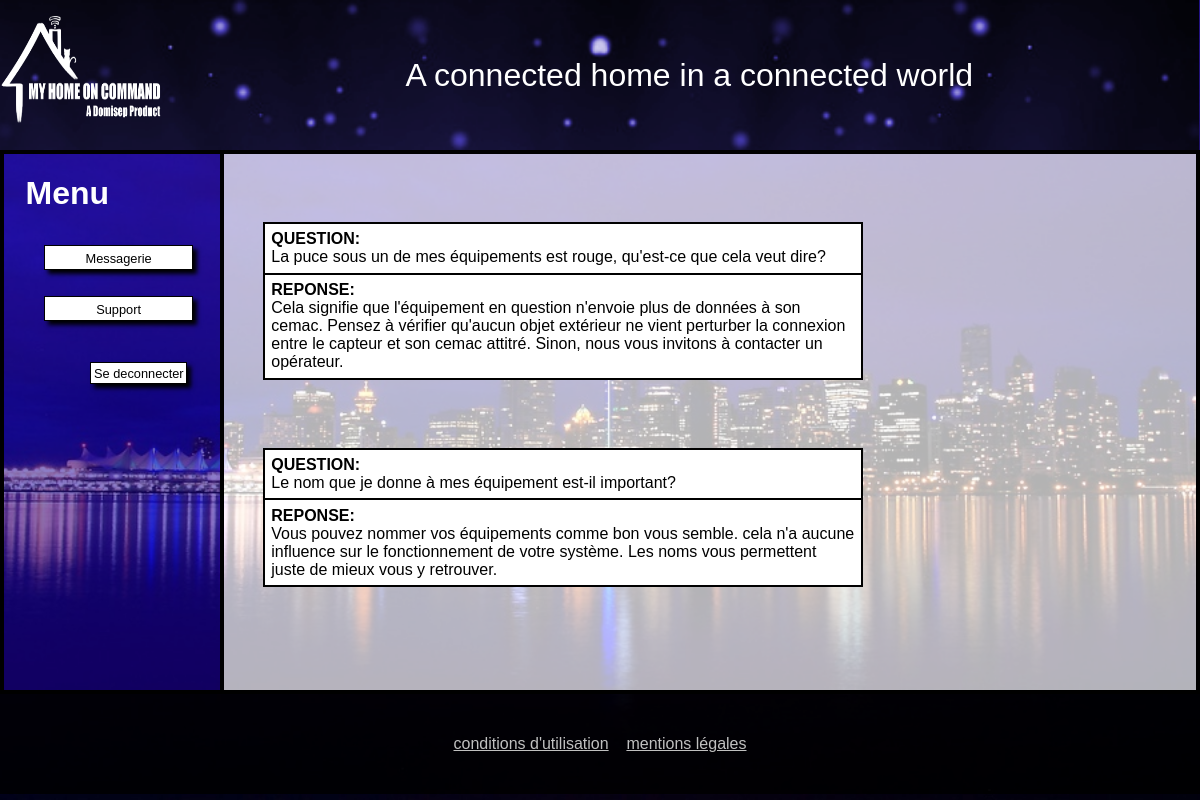
The app's page /MyHomeOnCommand/index.php?page=supportOperateur (signed in), older data.
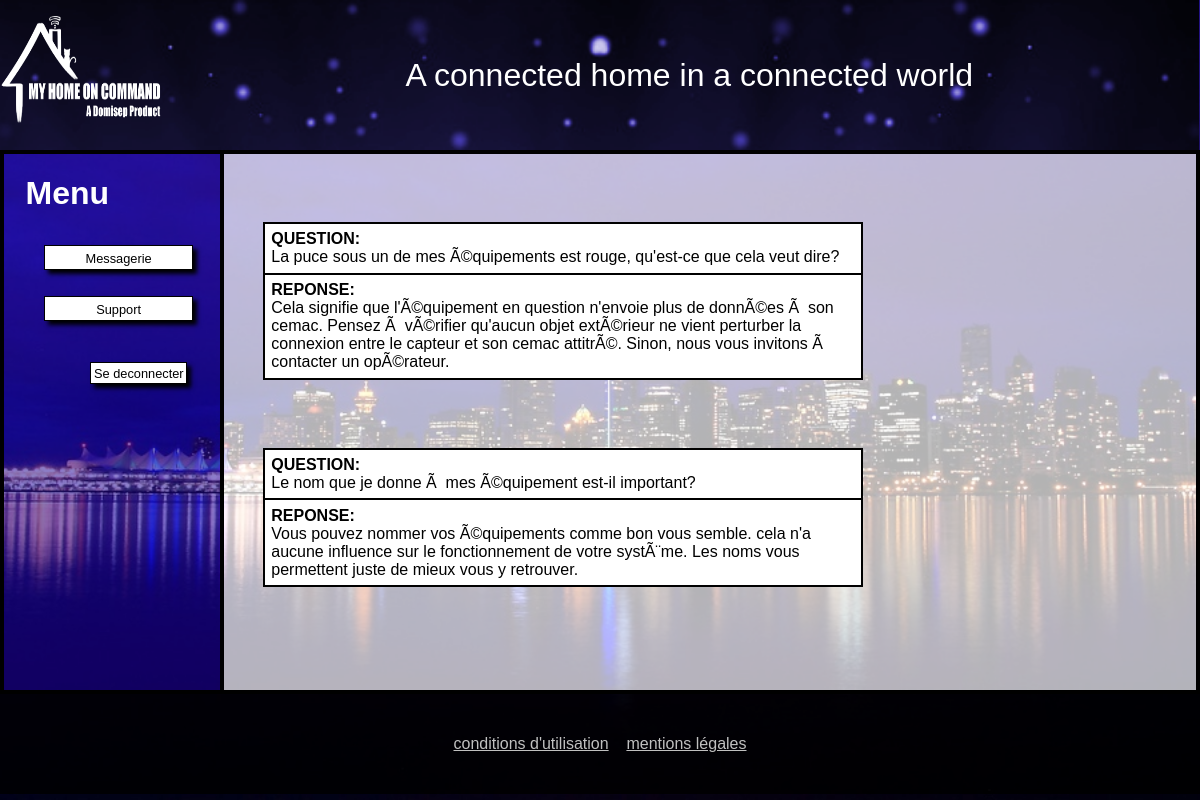
The same page, newer data.
### tables this page shows
CREATE TABLE IF NOT EXISTS `qr` (
  `id_qr` int(11) NOT NULL AUTO_INCREMENT,
  `contenu_q` text,
  `contenu_r` text,
  `date_q` datetime DEFAULT NULL,
  `date_r` datetime DEFAULT NULL,
  `id_type_qr` int(11) NOT NULL,
  PRIMARY KEY (`id_qr`)
);

### MyHomeOnCommand/modele/modeleSupport.php (called while the page is built, shortened)
<?php
class QuestionReponse extends Connection
{
    public function recupereqr()
    {
        $db=$this->dbConnect();
        $donneQR = $db->query('SELECT contenu_q, contenu_r, id_qr FROM qr WHERE id_type_qr = 1');
        return $donneQR;
    }
}

### MyHomeOnCommand/controleur/controleurSupport.php (called while the page is built, shortened)
<?php
function tableauqr()
{
    $clientqr=new QuestionReponse;
    $qr=$clientqr->recupereqr()->fetchAll();
    $tableauqr = $qr;
    return $tableauqr;
}

### MyHomeOnCommand/vue/supportOperateur.php (the view, shortened to what this page needs)
<!DOCTYPE html>
<html>
    <head>
        <link rel="stylesheet" href="css/styleGeneral.css" />
        <link rel="stylesheet" href="css/styleSupportClient.css" />
        <link rel="stylesheet" href="css/styleMenu.css" />
        <link rel="stylesheet" href="css/styleHeaderFooter.css" />
    </head>
    <?php include('vue/header.php');?>
    <body>
        <div id="corps">
           <?php include('vue/menuOperateur.php');?>
           <div id="CorpTexte">
               <div>
                    <?php foreach($tableauqr as $truc): ?>
                        <div class="groupeq"><strong>QUESTION: </strong><br><?php echo nl2br($truc['contenu_q']);?></br></div>
                        <div class="grouper"><strong>REPONSE: </strong><br><?php echo nl2br($truc['contenu_r']); ?></div>
                    <?php endforeach;  ?>
               </div>
           </div>
        </div>
    </body>
    <?php include('vue/footer.php');?>
</html>

Row changes from the older to the newer data that the page shows:
changed qr: contenu_q "La puce sous un de mes équipements est rouge, qu'est-ce que cela veut dire?" → "La puce sous un de mes Ã©quipements est rouge, qu'est-ce que cela veut dire?"; contenu_r "Cela signifie que l'équipement en question n'envoie plus de données à son cemac. Pensez à vérifier qu'aucun objet extérieur ne vient perturber la connexion entre le capteur et son cemac attitré. Sinon, nous vous invitons à contacter un opérateur." → "Cela signifie que l'Ã©quipement en question n'envoie plus de donnÃ©es Ã son cemac. Pensez Ã vÃ©rifier qu'aucun objet extÃ©rieur ne vient perturber la connexion entre le capteur et son cemac attitrÃ©. Sinon, nous vous invitons Ã contacter un opÃ©rateur."
changed qr: contenu_q "Le nom que je donne à mes équipement est-il important?" → "Le nom que je donne Ã mes Ã©quipement est-il important?"; contenu_r "Vous pouvez nommer vos équipements comme bon vous semble. cela n'a aucune influence sur le fonctionnement de votre système. Les noms vous permettent…" → "Vous pouvez nommer vos Ã©quipements comme bon vous semble. cela n'a aucune influence sur le fonctionnement de votre systÃ¨me. Les noms vous permettent…"
